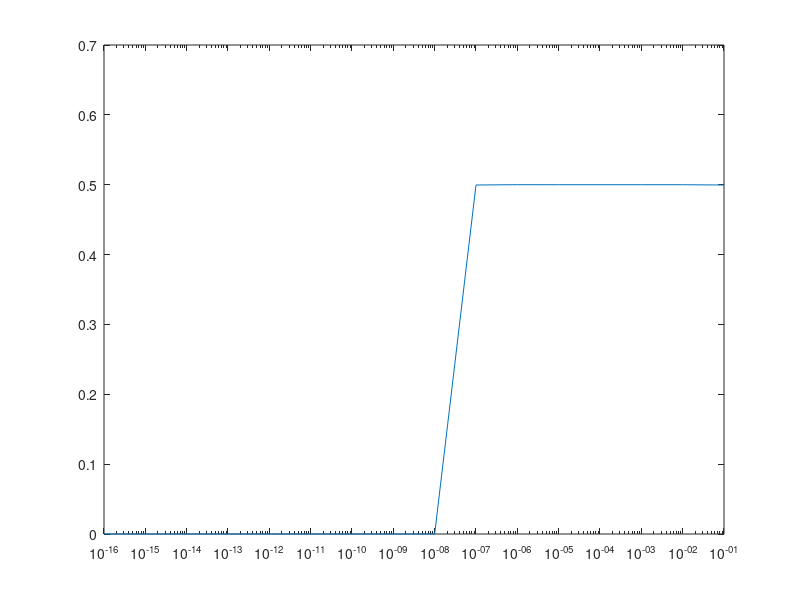

MATLAB code to generate this figure:
% homework1
% author: chuanlu
% 2016-03-02
format long
xx = 10 .^ [-1:-1:-16];
yy = (1 - cos(xx)) ./ (xx .^ 2);
semilogx(xx, yy);
    